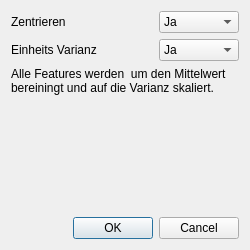
<?xml version="1.0" encoding="UTF-8"?>
<ui version="4.0">
 <class>ScalerDialog</class>
 <widget class="QDialog" name="ScalerDialog">
  <property name="geometry">
   <rect>
    <x>0</x>
    <y>0</y>
    <width>250</width>
    <height>250</height>
   </rect>
  </property>
  <property name="minimumSize">
   <size>
    <width>250</width>
    <height>250</height>
   </size>
  </property>
  <property name="maximumSize">
   <size>
    <width>250</width>
    <height>250</height>
   </size>
  </property>
  <property name="windowTitle">
   <string>Scaler - Parametrisierung</string>
  </property>
  <property name="windowIcon">
   <iconset resource="../content/resources.qrc">
    <normaloff>:/MainWindowIcon.png</normaloff>:/MainWindowIcon.png</iconset>
  </property>
  <layout class="QVBoxLayout" name="verticalLayout_2">
   <item>
    <layout class="QVBoxLayout" name="verticalLayout">
     <item>
      <layout class="QHBoxLayout" name="horizontalLayout">
       <item>
        <widget class="QLabel" name="label_5">
         <property name="text">
          <string>Zentrieren</string>
         </property>
        </widget>
       </item>
       <item>
        <spacer name="horizontalSpacer_2">
         <property name="orientation">
          <enum>Qt::Horizontal</enum>
         </property>
         <property name="sizeHint" stdset="0">
          <size>
           <width>17</width>
           <height>20</height>
          </size>
         </property>
        </spacer>
       </item>
       <item>
        <widget class="QComboBox" name="meanComboBox">
         <property name="minimumSize">
          <size>
           <width>80</width>
           <height>0</height>
          </size>
         </property>
         <property name="maximumSize">
          <size>
           <width>80</width>
           <height>16777215</height>
          </size>
         </property>
         <item>
          <property name="text">
           <string>Ja</string>
          </property>
         </item>
         <item>
          <property name="text">
           <string>Nein</string>
          </property>
         </item>
        </widget>
       </item>
      </layout>
     </item>
     <item>
      <layout class="QHBoxLayout" name="horizontalLayout_2">
       <item>
        <widget class="QLabel" name="label_6">
         <property name="text">
          <string>Einheits Varianz</string>
         </property>
        </widget>
       </item>
       <item>
        <spacer name="horizontalSpacer">
         <property name="orientation">
          <enum>Qt::Horizontal</enum>
         </property>
         <property name="sizeHint" stdset="0">
          <size>
           <width>17</width>
           <height>20</height>
          </size>
         </property>
        </spacer>
       </item>
       <item>
        <widget class="QComboBox" name="varianceComboBox">
         <property name="minimumSize">
          <size>
           <width>80</width>
           <height>0</height>
          </size>
         </property>
         <property name="maximumSize">
          <size>
           <width>80</width>
           <height>16777215</height>
          </size>
         </property>
         <item>
          <property name="text">
           <string>Ja</string>
          </property>
         </item>
         <item>
          <property name="text">
           <string>Nein</string>
          </property>
         </item>
        </widget>
       </item>
      </layout>
     </item>
     <item>
      <widget class="QLabel" name="label_2">
       <property name="text">
        <string>Alle Features werden  um den Mittelwert bereiningt und auf die Varianz skaliert.</string>
       </property>
       <property name="wordWrap">
        <bool>true</bool>
       </property>
      </widget>
     </item>
     <item>
      <spacer name="verticalSpacer">
       <property name="orientation">
        <enum>Qt::Vertical</enum>
       </property>
       <property name="sizeHint" stdset="0">
        <size>
         <width>20</width>
         <height>40</height>
        </size>
       </property>
      </spacer>
     </item>
     <item>
      <widget class="QDialogButtonBox" name="buttonBox">
       <property name="orientation">
        <enum>Qt::Horizontal</enum>
       </property>
       <property name="standardButtons">
        <set>QDialogButtonBox::Cancel|QDialogButtonBox::Ok</set>
       </property>
      </widget>
     </item>
    </layout>
   </item>
  </layout>
 </widget>
 <tabstops>
  <tabstop>buttonBox</tabstop>
 </tabstops>
 <resources>
  <include location="../content/resources.qrc"/>
 </resources>
 <connections>
  <connection>
   <sender>buttonBox</sender>
   <signal>accepted()</signal>
   <receiver>ScalerDialog</receiver>
   <slot>accept()</slot>
   <hints>
    <hint type="sourcelabel">
     <x>248</x>
     <y>254</y>
    </hint>
    <hint type="destinationlabel">
     <x>157</x>
     <y>274</y>
    </hint>
   </hints>
  </connection>
  <connection>
   <sender>buttonBox</sender>
   <signal>rejected()</signal>
   <receiver>ScalerDialog</receiver>
   <slot>reject()</slot>
   <hints>
    <hint type="sourcelabel">
     <x>316</x>
     <y>260</y>
    </hint>
    <hint type="destinationlabel">
     <x>286</x>
     <y>274</y>
    </hint>
   </hints>
  </connection>
 </connections>
</ui>
